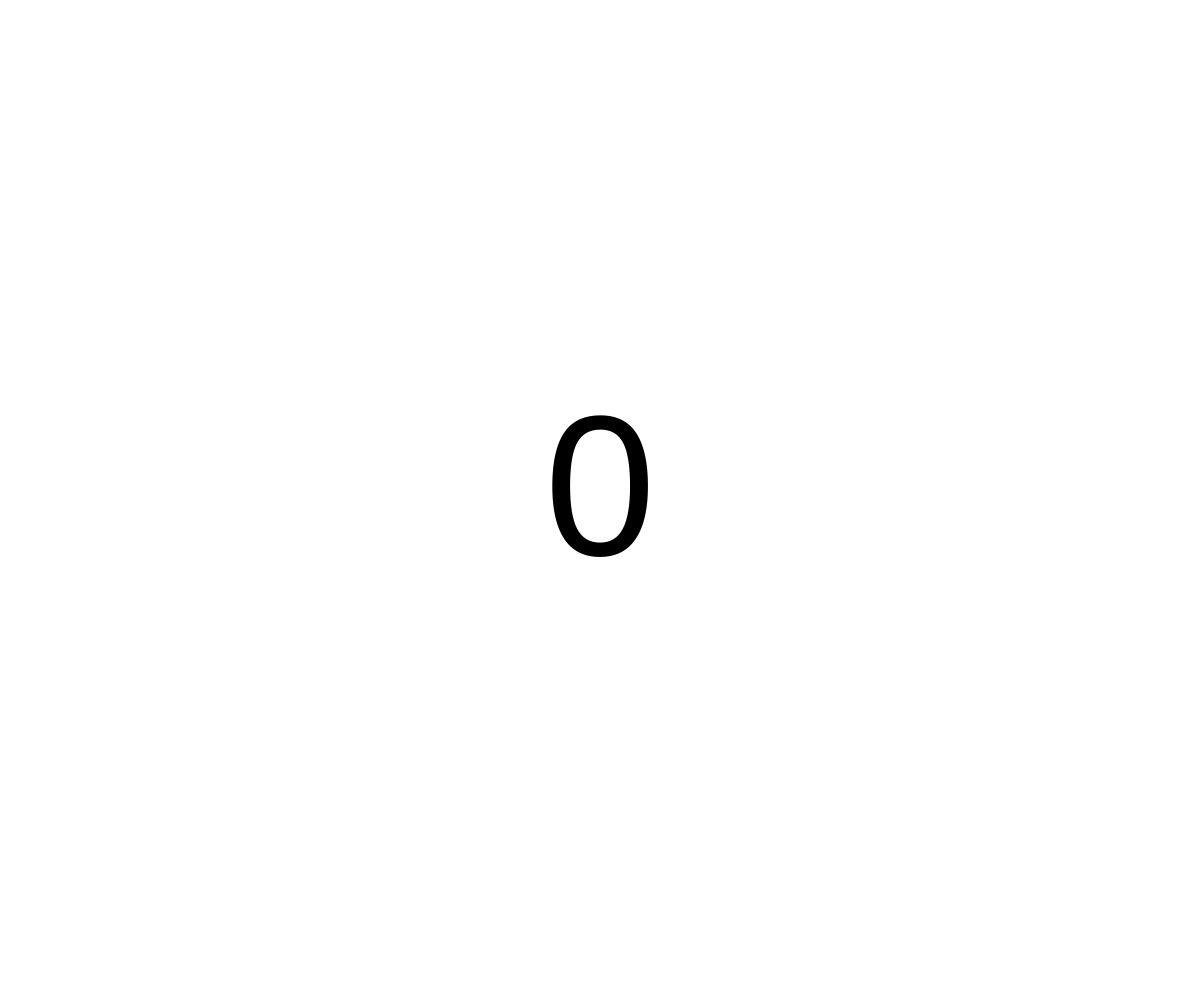
Frame 1 (no input)
Frame 60 (no input): identical to frame 1, image omitted
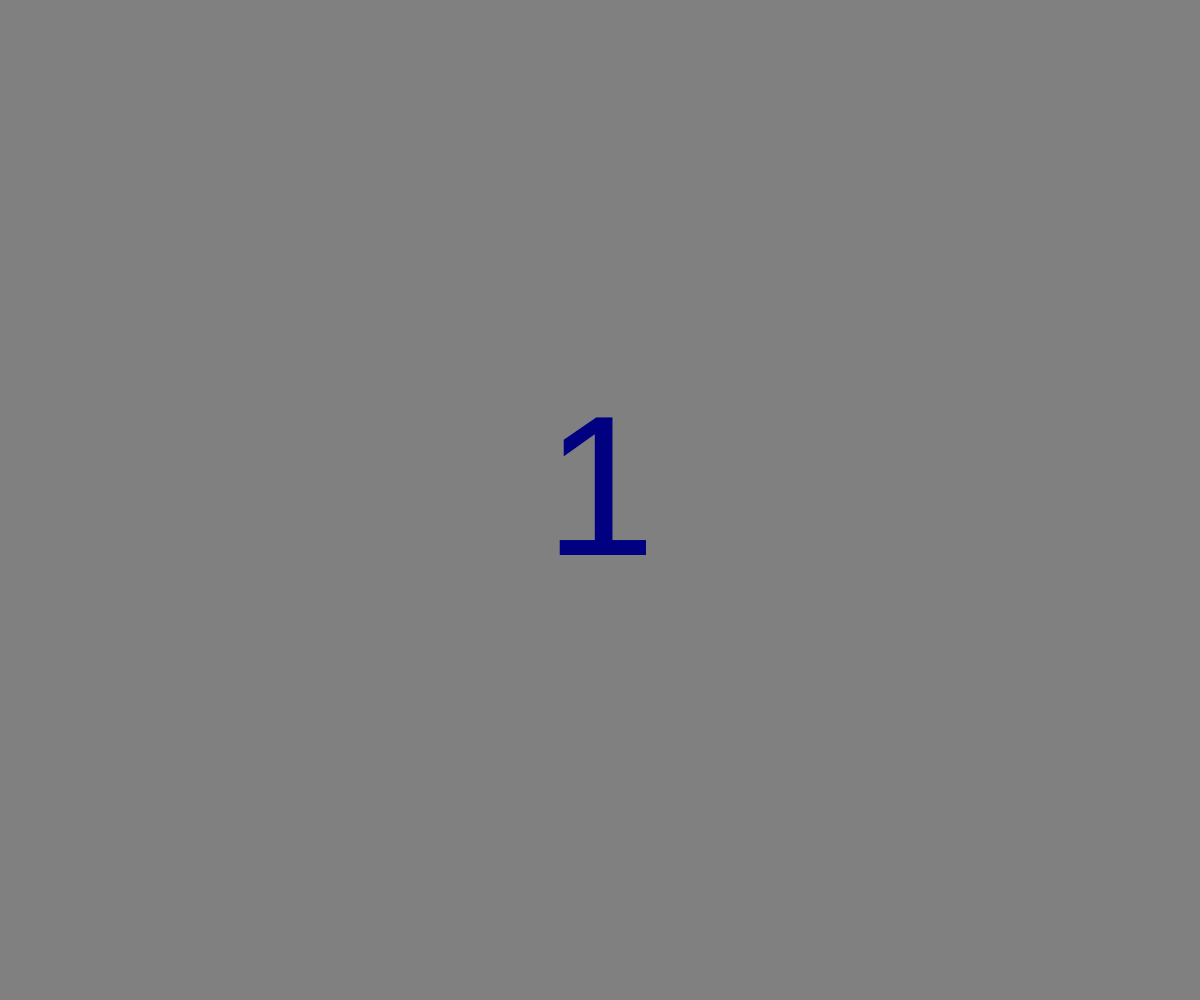
Frame 120 (the mouse pressed at the canvas centre since frame 60)

The p5.js sketch that drew these frames (run headless with seeded random() and noise() and a simulated clock; from frame 60 on, the mouse is pressed at the canvas centre):

// p5.js sketch
// ── sketch.js
var count = 0;

function setup() {
  createCanvas(windowWidth, windowHeight);
  textSize(200);
  textAlign(CENTER, CENTER);
  
}

function draw() {
  if (mouseIsPressed){
    background(128);
  }else{
    background(255);
  }
  
  
  
  text(count, width/2, height/2);
  
}

function mousePressed(){
  count++;
  if (count % 5 == 0){
    fill(128, 128, 0);
  }else {
    fill(0,0,128);
  }
}
